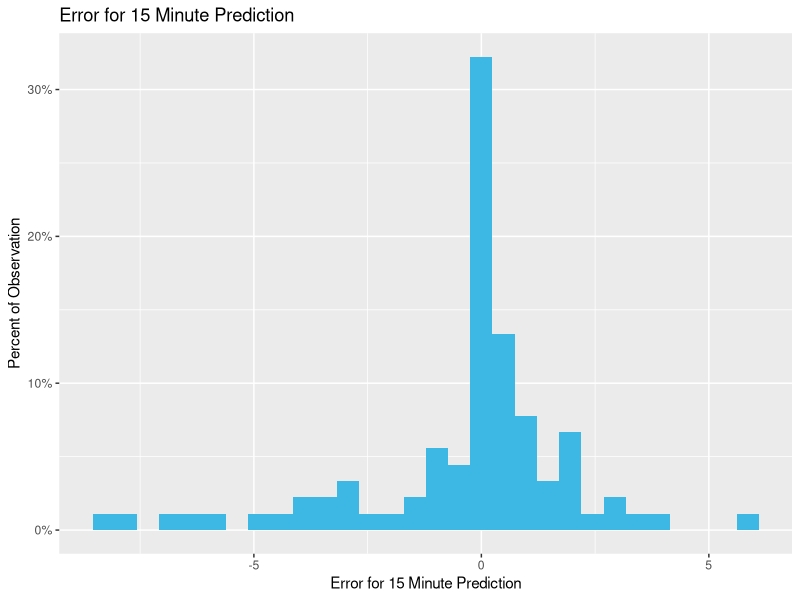
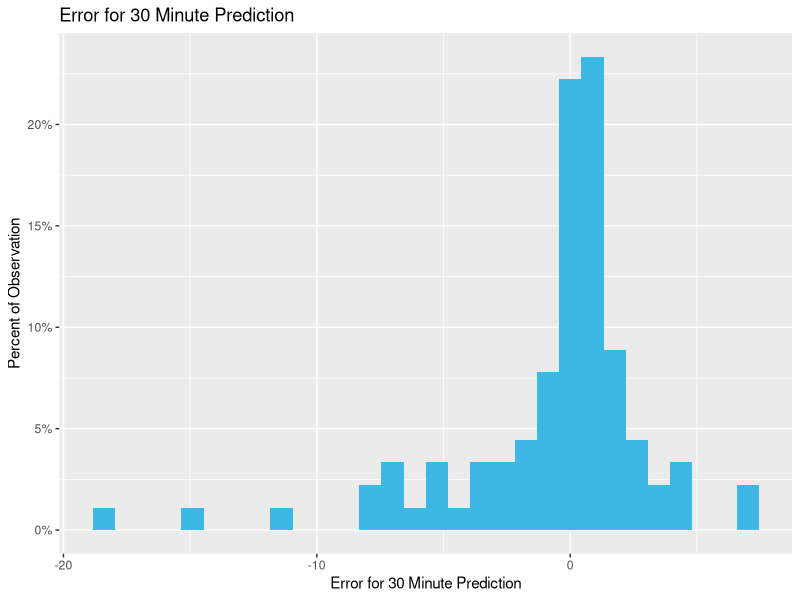
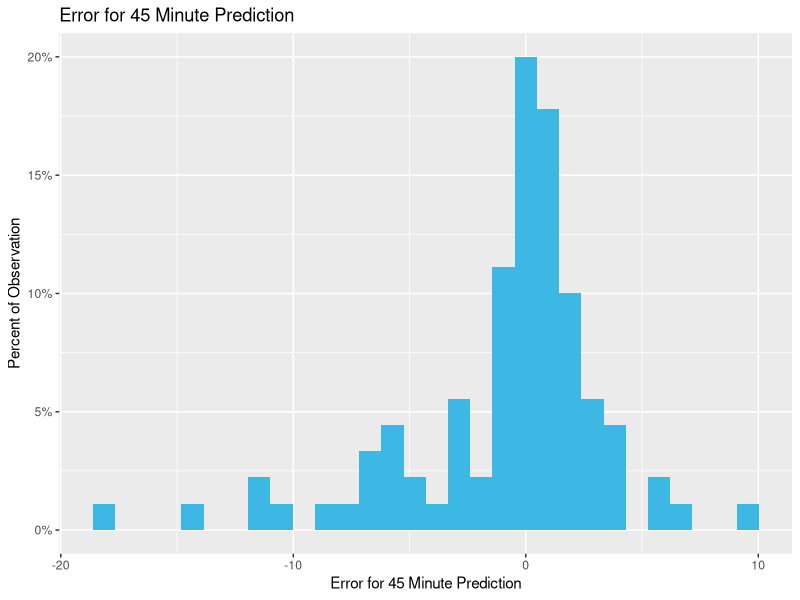
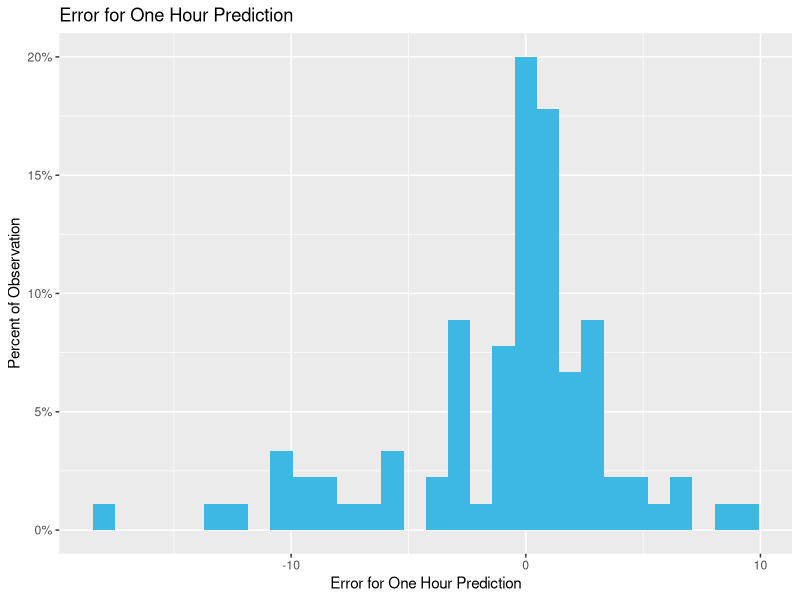
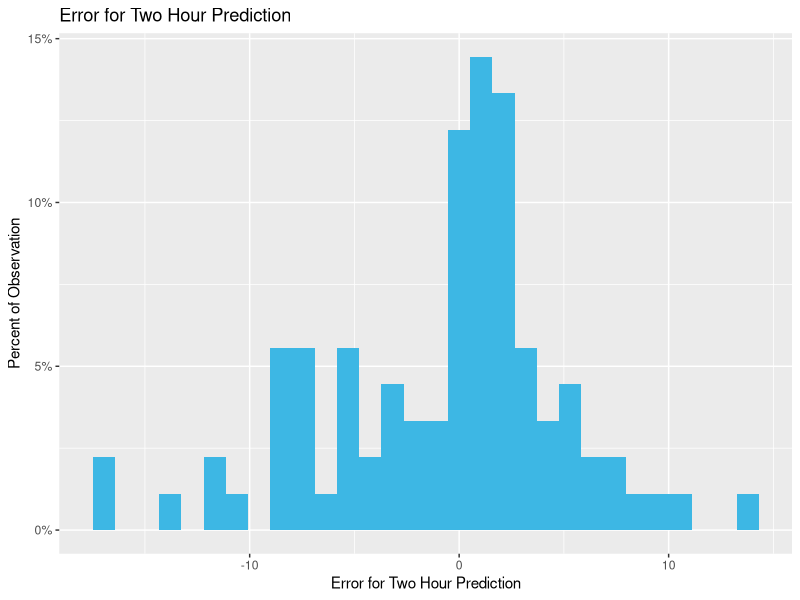

Here is the R script that generated these plots, in order: (Note: this script raises an error after producing the figures.)
require('ggplot2')
require('scales')

error_15_min = c(0.27309236947791166, -0.12449799196787126, 
                 -3.9959839357429718, 0.90361445783132543, 0.21686746987951808, 
                 1.2128514056224899, 0.23694779116465892, 1.9357429718875494, 
                 0.076305220883533309, -4.8152610441767081, -7.6546184738955825, 
                 0.10843373493975861, 1.1686746987951793, 0.048192771084337949, 
                 0.048192771084337949, -0.064257028112450598, 0.0080321285140563248, 
                 -0.012048192771084487, -1.020080321285139, -0.17670682730923737, 
                 -1.1084337349397586, 1.4738955823293161, 3.1646586345381529, 
                 -1.4819277108433735, -8.1646586345381529, 0.51807228915662651, 
                 1.9959839357429718, -1.6666666666666667, 0.43373493975903615, 
                 -3.5823293172690764, 3.4016064257028109, 0.38955823293172687, 
                 1.0803212851405624, 0.73092369477911667, 1.0602409638554218, 
                 -1.0080321285140563, -0.33734939759036209, -2.7670682730923701, 
                 -0.9558232931726911, 0.01606425702811265, -0.036144578313253017, 
                 -0.052208835341366111, -0.9236947791164658, -0.39357429718875458, 
                 -0.20883534136546267, 0.0, 2.7309236947791149, 1.7510040160642575, 
                 3.8514056224899598, 2.0923694779116468, -0.53012048192771077, 
                 -0.12449799196787126, 5.9959839357429718, -6.4698795180722888, 
                 1.2971887550200802, 0.21686746987951722, 0.20080321285140457, 
                 0.30120481927710863, 0.64257028112449888, -4.1847389558232919, 
                 0.37349397590361377, -7.044176706827308, 0.10441767068273222, 
                 -3.0080321285140563, -0.004016064257026386, -2.0, 
                 -4.0843373493975896, 1.7108433734939759, -5.6425702811244989, 
                 1.2088353413654627, -0.060240963855421548, -3.1887550200803219, 
                 -0.02008032128514059, -0.012048192771084487, 0.39759036144578314, 
                 0.93172690763052213, 0.12449799196787126, 2.2610441767068274, 
                 -2.4176706827309236, -2.7068273092369477, 0.46586345381526062, 
                 0.70281124497991954, 1.9116465863453822, -0.2931726907630523, 
                 1.4176706827309253, 0.30923694779116495, -0.20883534136546089, 
                 -0.024096385542168974, -0.0080321285140563248, -0.080321285140563248)

error_30_min = c(0.57429718875502012, 1.0080321285140563, -3.8514056224899598, 1.0642570281124497, 0.48192771084337349, 1.333333333333333, -0.40160642570281091, 4.6184738955823299, 0.25702811244979884, -5.6064257028112436, -11.38152610441767, 1.0, 1.2931726907630505, 1.1124497991967885, 0.076305220883533309, -0.1285140562249012, -0.024096385542168974, 0.91967871485943853, -1.0562248995983943, 2.477911646586346, -0.9357429718875494, 2.7911646586345391, 4.7751004016064265, -0.15261044176706828, -6.9558232931726902, 0.81927710843373491, 2.0, -0.40160642570281124, -1.1807228915662651, -6.4016064257028109, 3.8955823293172687, 2.1405622489959839, 1.8795180722891567, 1.2289156626506017, -8.0722891566265069, -15.0, 0.12048192771084487, -2.570281124497992, -1.8514056224899598, -0.97991967871486096, -0.032128514056224855, -0.12449799196787126, -0.87550200803212852, -0.87550200803212874, -1.3574297188755011, -7.0160642570281126, 2.7510040160642575, 4.4056224899598391, 6.8473895582329316, 3.7469879518072293, 0.86345381526104414, -2.0080321285140563, 7.0642570281124497, -5.072289156626506, 1.8072289156626506, -18.361445783132531, 0.66265060240963791, 0.95180722891566205, 1.0, 0.0, 0.42570281124498166, -7.1204819277108449, 0.11244979919678855, -3.0080321285140563, -0.004016064257026386, -2.0080321285140563, -3.2088353413654609, 2.4016064257028109, -5.6425702811244989, 0.65461847389558159, -0.16064257028112472, -2.522088353413654, -7.7188755020080322, 1.2128514056224899, 0.70281124497991965, 0.89959839357429683, 0.18875502008032186, 1.714859437751004, -3.1606425702811247, -4.3534136546184738, -0.024096385542168974, 0.50200803212851497, 1.546184738955823, -1.0, 1.4819277108433724, 0.57429718875502012, -0.32530120481927582, 1.0361445783132517, -0.076305220883533309, -0.22088353413654715)
error_45_min = c(0.77510040160642568, 1.9236947791164658, -3.7791164658634537, 0.94377510040160661, -1.285140562248996, 3.570281124497992, 0.5542168674698793, 3.8594377510040161, 0.30120481927710863, -6.3654618473895574, -11.200803212851405, 1.0, 1.4819277108433724, 1.0642570281124506, 0.064257028112450598, -0.20080321285140457, 3.0040160642570264, 0.9357429718875494, -1.0803212851405632, -0.072289156626505147, -1.477911646586346, 2.6987951807228932, 3.9799196787148592, 1.1084337349397591, -8.9919678714859437, 1.0401606425702812, 2.0963855421686746, 0.85943775100401609, -0.76305220883534131, -6.0562248995983934, 1.4779116465863451, 2.7871485943775101, 1.606425702811245, 3.2168674698795172, -4.4939759036144578, -14.0, -0.56626506024096557, -2.4738955823293178, -2.8232931726907626, 0.01606425702811265, 0.97991967871485963, -0.19678714859437818, -0.83534136546184734, 0.40160642570281091, -10.333333333333334, -11.333333333333334, 0.2690763052208851, 5.8995983935742977, 9.5983935742971891, 6.7791164658634537, 1.1285140562248996, 0.67068273092369424, 6.1847389558232928, -2.6746987951807228, 2.3614457831325302, -18.112449799196789, -4.4377510040160644, -5.5421686746987948, 1.590361445783131, 0.0, 0.40963855421686901, -7.1646586345381529, 0.052208835341364335, -3.044176706827308, 0.076305220883533309, -1.044176706827308, -2.3654618473895574, 1.7751004016064265, -6.5381526104417667, 0.19277108433735002, -6.1847389558232928, -1.0080321285140563, -5.7510040160642575, 0.10040160642570317, 0.97590361445783136, -0.42168674698795172, -0.63453815261044255, 2.3975903614457832, -2.7590361445783129, -7.7991967871485937, 1.8755020080321287, -0.91967871485943675, 3.3734939759036138, -1.0, 0.49397590361445864, 0.97188755020080286, -0.36144578313253106, 0.98795180722891729, -0.04417670682730801, -0.27710843373494143)
error_60_min = c(0.95582329317269077, 2.6867469879518069, -3.5140562248995986, 1.8634538152610443, 0.068273092369477872, 1.666666666666667, 0.11646586345381493, 4.9156626506024104, 1.4618473895582333, -5.9638554216867483, -9.9156626506024104, 1.0, 0.33333333333333215, 1.2248995983935735, 0.068273092369476984, -0.23293172690762987, 2.9397590361445793, 0.90361445783132588, -1.2409638554216862, -10.441767068273093, -2.6425702811244989, 2.6345381526104426, 5.8795180722891569, 1.3534136546184738, -9.1044176706827304, 0.32530120481927716, 2.9678714859437751, 1.1526104417670682, 0.73493975903614461, -5.6546184738955825, 2.3493975903614457, 3.3132530120481927, 3.0642570281124497, 5.0843373493975896, -2.9718875502008033, -13.0, -2.5622489959839356, -2.4618473895582333, -2.7269076305220885, 0.088353413654619573, -0.088353413654618684, -0.35742971887550112, -0.75100401606425704, -0.37349397590361377, -10.485943775100402, -10.204819277108435, -0.62248995983935629, 8.5783132530120483, 9.5582329317269075, 6.8152610441767072, 0.11646586345381515, 1.7751004016064265, 6.3132530120481931, -1.1445783132530121, 2.4779116465863456, -17.899598393574298, -3.6746987951807242, -12.004016064257028, 3.9357429718875494, 0.0, 0.40562248995983907, -7.3253012048192758, 0.10441767068273222, -3.1004016064257023, 0.9036144578313241, -1.0883534136546196, -1.590361445783131, 3.0682730923694788, -6.5983935742971873, 1.1405622489959839, -8.1927710843373482, 0.50602409638554136, -5.6265060240963853, 0.95983935742971926, 1.1365461847389557, 0.63453815261044166, -0.57429718875502012, 0.82730923694779124, -2.4096385542168672, -8.5863453815261046, -3.2369477911646589, -0.34136546184738847, 3.9839357429718874, -1.0, 0.30923694779116317, 1.0200803212851408, 1.522088353413654, 0.89959839357429772, -0.15662650602409656, -0.39357429718875636)
error_120_min = c(1.3614457831325302, 4.8795180722891569, -2.2208835341365463, 3.3534136546184738, -3.0883534136546187, -0.42168674698795172, 0.78313253012048278, 2.5140562248995977, 1.3935742971887546, -7.1204819277108449, -12.0, 0.0, 0.81927710843373447, 5.3293172690763058, 0.068273092369476984, -0.40160642570281269, 2.9518072289156621, 1.6586345381526097, 1.7108433734939759, -5.2168674698795181, 4.4859437751004023, 7.0883534136546196, -3.3855421686746983, 2.2771084337349397, -7.6666666666666661, 1.6465863453815262, 3.0321285140562249, 1.9116465863453815, 0.79919678714859455, -2.3012048192771086, 8.1244979919678713, 4.333333333333333, 3.9879518072289155, 7.1726907630522092, -9.0, -17.0, -4.7951807228915655, -7.261044176706827, -0.77911646586345373, 0.82329317269076441, -0.27710843373493965, -1.0040160642570282, 0.44979919678714858, -8.3815261044176701, -10.236947791164658, -7.5542168674698793, 5.4738955823293161, 9.7429718875502012, 6.7228915662650603, 6.4257028112449799, -8.3654618473895574, 3.3052208835341368, 5.092369477911646, -5.5863453815261046, 3.0441767068273089, -12.04417670682731, -4.7269076305220885, -8.4377510040160644, 2.0, 0.0, 0.3493975903614448, -7.4578313253012034, 0.12449799196787126, -3.2168674698795172, 1.8514056224899598, -4.3493975903614448, 13.755020080321286, 10.449799196787149, -13.783132530120483, 1.0401606425702816, -6.2530120481927707, 0.70281124497991954, -1.8795180722891565, 2.5943775100401609, 0.6987951807228916, -8.9718875502008029, -0.22891566265060348, -4.9518072289156629, -2.9437751004016066, -5.8112449799196781, 1.6787148594377506, -0.59437751004016093, 2.0, -17.0, 0.24899598393574252, 1.1646586345381529, 1.2208835341365472, 0.71084337349397586, 0.71485943775100225, 1.7309236947791149)

error_15_min_df = data.frame(error_15_min)
error_30_min_df = data.frame(error_30_min)
error_45_min_df = data.frame(error_45_min)
error_60_min_df = data.frame(error_60_min)
error_120_min_df = data.frame(error_120_min)

(plot_15 <- ggplot(error_15_min_df, aes(x=error_15_min)) +
   geom_histogram(fill = '#3DB7E4', aes(y=..count../sum(..count..))) +
   scale_y_continuous(labels=percent) +
   labs(x = "Error for 15 Minute Prediction", y="Percent of Observation")) +
  ggtitle('Error for 15 Minute Prediction')

(plot_30 <- ggplot(error_30_min_df, aes(x=error_30_min)) +
   geom_histogram(fill = '#3DB7E4', aes(y=..count../sum(..count..))) +
   scale_y_continuous(labels=percent) +
   labs(x = "Error for 30 Minute Prediction", y="Percent of Observation")) +
  ggtitle('Error for 30 Minute Prediction')

(plot_45 <- ggplot(error_45_min_df, aes(x=error_45_min)) +
   geom_histogram(fill = '#3DB7E4', aes(y=..count../sum(..count..))) +
   scale_y_continuous(labels=percent) +
   labs(x = "Error for 45 Minute Prediction", y="Percent of Observation")) +
  ggtitle('Error for 45 Minute Prediction')

(plot_60 <- ggplot(error_60_min_df, aes(x=error_60_min)) +
   geom_histogram(fill = '#3DB7E4', aes(y=..count../sum(..count..))) +
   scale_y_continuous(labels=percent) +
   labs(x = "Error for One Hour Prediction", y="Percent of Observation")) +
  ggtitle('Error for One Hour Prediction')

(plot_120 <- ggplot(error_120_min_df, aes(x=error_120_min)) +
   geom_histogram(fill = '#3DB7E4', aes(y=..count../sum(..count..))) +
   scale_y_continuous(labels=percent) +
   labs(x = "Error for Two Hour Prediction", y="Percent of Observation")) +
  ggtitle('Error for Two Hour Prediction')





omy_breaks_max = seq(from = .5, to = max(error_30_min), by = .5)
my_breaks_min = seq(from = 0, to = min(error_30_min), by = -.5)
my_breaks = sort(c(my_breaks_min,my_breaks_max))

par(mfrow = c(2,2))
hist(error_15_min, breaks = c(min(error_15_min)-3, my_breaks, max(error_15_min)+1))
hist(error_30_min, breaks = c(min(error_30_min)-3, my_breaks, max(error_30_min)+1))
hist(error_45_min, breaks = c(min(error_45_min)-3, my_breaks, max(error_45_min)+1))
hist(error_60_min, breaks = c(min(error_60_min)-3, my_breaks, max(error_60_min)+1))
#hist(error_120_min, breaks = c(min(error_120_min)-1,-1, 0, 1, max(error_120_min)+1))
test = c(-1,2,2,2,4,5)
hist(test, breaks = -1:5)

par(mfrow = c(1,1))
error_120_min_pct = error_120_min/25
error_120_min_pct_df = data.frame(error_120_min_pct)
names(error_120_min_pct_df) <- c('Error')
(plot <- ggplot(error_120_min_pct_df, aes(x=Error)) +
  geom_histogram(fill = '#3DB7E4', aes(y=..count../sum(..count..))) +
  scale_y_continuous(labels=percent) +
  labs(x = "Error Percentage for Two Hour Prediction", y="Percent of Observation")) +
  ggtitle('Error for Two Hour Prediction')
  
plot
#hist(error_120_min_pct)
